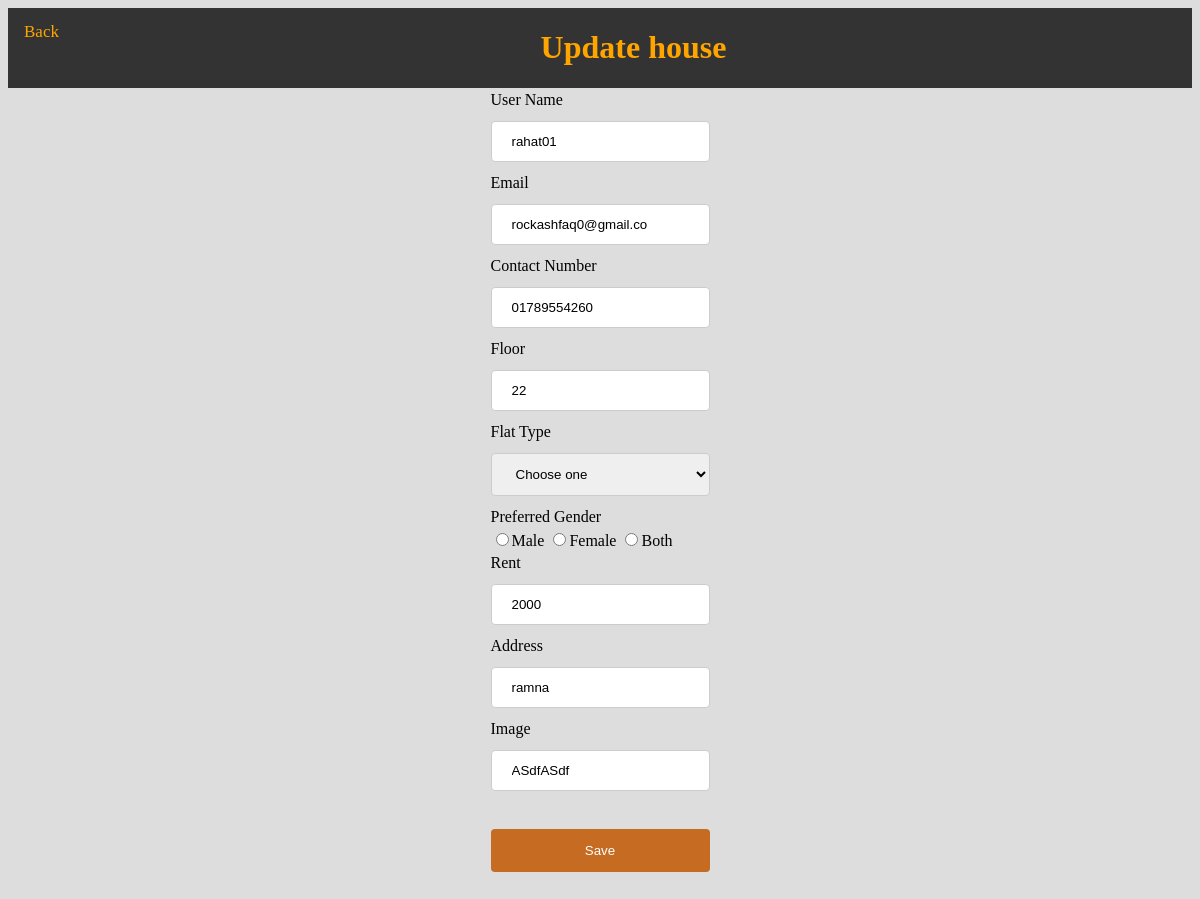
The page /crudupdatehouse.php?id=4 on the database its author committed.
### tables this page shows
CREATE TABLE `property` (
  `id` int(20) NOT NULL,
  `username` varchar(20) NOT NULL,
  `email` varchar(20) NOT NULL,
  `phone` varchar(20) NOT NULL,
  `floor` varchar(20) NOT NULL,
  `flat` varchar(20) NOT NULL,
  `gender` varchar(10) NOT NULL,
  `rent` varchar(100) NOT NULL,
  `address` varchar(100) NOT NULL,
  `image` varchar(200) NOT NULL,
  `booked_by` varchar(20) NOT NULL,
  `booked` varchar(20) NOT NULL
);

### Model/db_config.php (called while the page is built, shortened)
<?php
    $db_server="localhost";
    $db_user="root";
    $db_password="";
    $db_name="bachapp";
    function get($query){
        global $db_server,$db_user,$db_password,$db_name;
        $conn=mysqli_connect($db_server,$db_user,$db_password,$db_name);
        $result=mysqli_query($conn,$query);
        $data=array();
            while($row=mysqli_fetch_assoc($result)){
                $data[] =$row;
            }
        return $data;
    }
?>

### Controller/crudupdatehousevalidation.php (called while the page is built, shortened)
<?php
       include "Model/db_config.php";
        $id=$_GET['id'];
        $query = "SELECT * from property where id='$id'";
        $result = get($query);
        foreach($result as $rows){
                  $user_name= $rows["username"];
                  $email= $rows["email"];
                  $contact_number= $rows["phone"];
                  $floor= $rows["floor"];
                  $rent= $rows["rent"];
                  $address= $rows["address"];
                  $img= $rows["image"];
        }
 ?>

### crudupdatehouse.php (the view, shortened to what this page needs)
<?php
include "Controller/crudupdatehousevalidation.php";
?>
<html>
<link rel="stylesheet" href="homepage.css">
<body>
<div class="topnav">
					<a href=http://localhost/BachApp-Web/crudaddhouse.php>Back</a>
					<h1 style="text-align:center;color:orange">Update house</h1>
				</div>
<div id="tedit-div">
<form action="" onsubmit="return validate()" method="post">
            <table align="center">
            <form action="" method="post">
             <table align="center">
             <tr>
                <td><span>User Name</span></td>
            </tr>
            <tr>
                <td><input type="text" name="user_name" id="user_name" value="<?php echo $user_name; ?>" placeholder ="<?php echo $user_name; ?>">
                </td>
            </tr>
            <tr>
                <td><span>Email</span></td>
            </tr>
            <tr>
                <td><input type="text" name="email" id="email" value="<?php echo $email;?>" placeholder ="<?php echo $email; ?>">
                </td>
            </tr>
            <tr>
                <td><span>Contact Number</span></td>
            </tr>
            <tr>
                <td>
                    <input type="text" name="contact_number" id="contact_number" value="<?php echo $contact_number; ?>" placeholder ="<?php echo $contact_number; ?>">
                </td>
            </tr>
            <tr>
                <td><span>Floor</span></td>
            </tr>
            <tr>
                <td><input type="text" name="floor" id="floor" value="<?php echo $floor;?>" placeholder ="<?php echo $floor; ?>">
            </tr>
            <tr>
                <td><span>Flat Type</span></td>
            </tr>
            <tr>
                <td><select name="flat_type" id="flat_type" >
                        <option disabled selected>Choose one</option>
                    </select>
                </td>
            </tr>
            <tr>
                <td><span>Preferred Gender<span></td>
            </tr>
            <tr>
                <td><input type="radio" name="gender" id="gender1" value="male">Male
                    <input type="radio" name="gender" id="gender2" value="female">Female
                    <input type="radio" name="gender" id="gender3" value="both">Both
                </td>
            </tr>
            <tr>
                <td><span>Rent</span></td>
            </tr>
            <tr>
                <td><input type="text" name="rent" id="rent" value="<?php echo $rent;?>" placeholder ="<?php echo $rent; ?>">
                </td>
            </tr>
            <tr>
                <td><span>Address</span></td>
            </tr>
            <tr>
                <td><input type="text" name="address" id="address" value="<?php echo $address; ?>" placeholder ="<?php echo $address; ?>">
                </td>
            </tr>
            <tr>
                <td><span>Image</span></td>
            </tr>
            <tr>
                <td><input type="text" name="img" id="img" value="<?php echo $img; ?>" placeholder ="<?php echo $img; ?>">
                </td>
            </tr>
                 <tr>
                    <td colspan="3" align="center"><br><span><input type="submit" name= "saveBtn" value="Save"  class="btn btn-success" ></span></td>
                 </tr>
             </table>
        </form>
</div>
</body>
</html>

### homepage.css (style rules this page uses)
body { background-color: #ddd; }
input[type=text], select { width: 100%; padding: 12px 20px; margin: 8px 0; display: inline-block; border: 1px solid #ccc; border-radius: 4px; box-sizing: border-box; }
input[type=submit] { width: 100%; background-color: #c56b22; color: white; padding: 14px 20px; margin: 8px 0; border: none; border-radius: 4px; cursor: pointer; }
.topnav { overflow: hidden; background-color: #333; }
.topnav a { float: left; color: #FFA500; text-align: center; padding: 14px 16px; text-decoration: none; font-size: 17px; }

### rows shown on the page
property: user_name "rahat01", email "rockashfaq0@gmail.co", contact_number "01789554260", floor "22", rent "2000", address "ramna", img "ASdfASdf"
